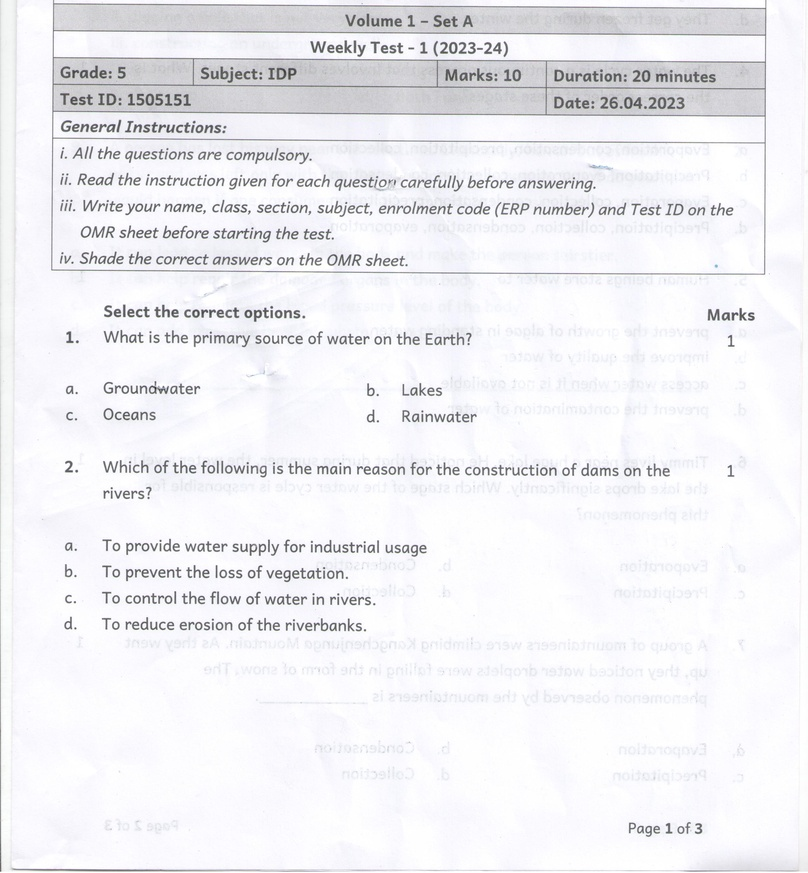
#> input picture input_images/4_ThresholdingImage.jpg, 808 x 873 px, shrunk from 2550 x 2756 before the run, found by its file name
$ python closing.py
#> lines starting #> are read from the running program, lines starting #| are printed output that depends on the picture
import cv2
import numpy as np

# Read the input image
image = cv2.imread("input_images/4_ThresholdingImage.jpg")
#> image is the input picture: shape (873, 808, 3); mean B, G, R 243.5, 240, 240.2

# Check if the image was successfully loaded
if image is None:
    print("Unable to load the image.")
    exit()

# Define the structuring element for erosion
kernel_size = 5
structuring_element = cv2.getStructuringElement(cv2.MORPH_RECT, (kernel_size, kernel_size))

# Perform image dilation
dilated_image = cv2.dilate(image, structuring_element)
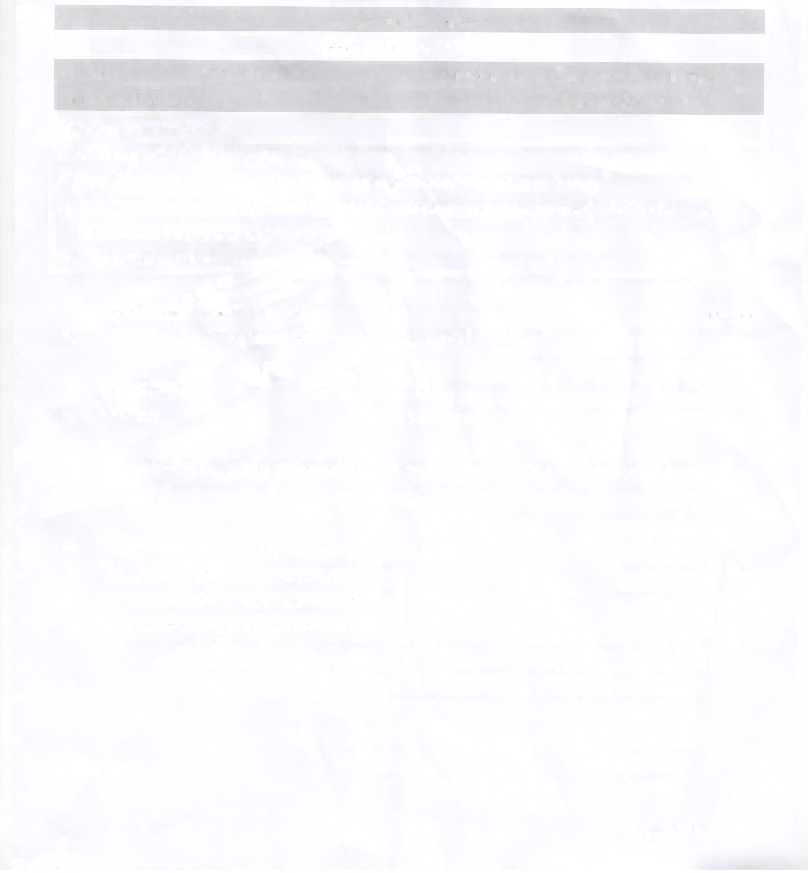
#> dilated_image: shape (873, 808, 3); mean B, G, R 251.7, 249.1, 249.3

# Perform image erosion
closed_image = cv2.erode(dilated_image, structuring_element)


# Display the original image and the closed image
stacked_results = np.hstack((image, closed_image))
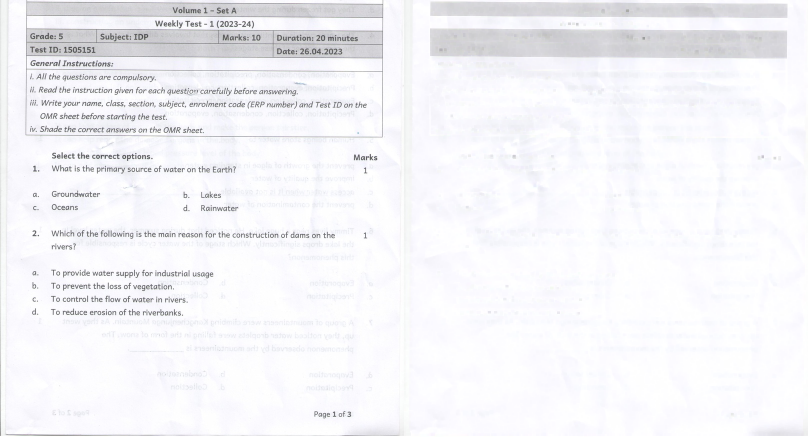
#> stacked_results: shape (873, 1616, 3) (shown at 1/2 size); mean B, G, R 247.1, 243.7, 243.9
cv2.imshow('Closed Image', stacked_results)

# Wait for key press and then close all windows
cv2.waitKey(0)
cv2.destroyAllWindows()
cv2.imwrite("output_images/stacked_results.jpg", stacked_results)
